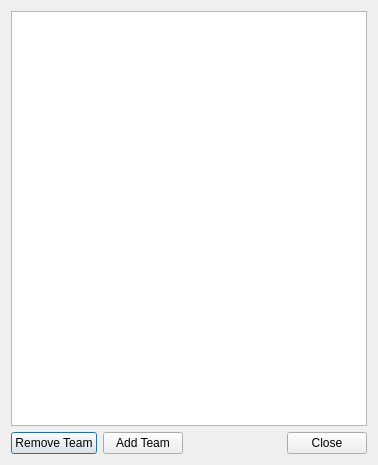
<?xml version="1.0" encoding="UTF-8"?>
<ui version="4.0">
 <class>manageTeams</class>
 <widget class="QDialog" name="manageTeams">
  <property name="geometry">
   <rect>
    <x>0</x>
    <y>0</y>
    <width>378</width>
    <height>465</height>
   </rect>
  </property>
  <property name="windowTitle">
   <string>Dialog</string>
  </property>
  <layout class="QVBoxLayout" name="verticalLayout_2">
   <item>
    <layout class="QVBoxLayout" name="verticalLayout">
     <item>
      <widget class="QTableView" name="tableTeamView">
       <property name="selectionBehavior">
        <enum>QAbstractItemView::SelectRows</enum>
       </property>
       <property name="sortingEnabled">
        <bool>true</bool>
       </property>
      </widget>
     </item>
     <item>
      <layout class="QHBoxLayout" name="horizontalLayout">
       <item>
        <widget class="QPushButton" name="butRemoveTeam">
         <property name="text">
          <string>Remove Team</string>
         </property>
        </widget>
       </item>
       <item>
        <widget class="QPushButton" name="butAddTeam">
         <property name="text">
          <string>Add Team</string>
         </property>
        </widget>
       </item>
       <item>
        <spacer name="horizontalSpacer">
         <property name="orientation">
          <enum>Qt::Horizontal</enum>
         </property>
         <property name="sizeHint" stdset="0">
          <size>
           <width>40</width>
           <height>20</height>
          </size>
         </property>
        </spacer>
       </item>
       <item>
        <widget class="QPushButton" name="butClose">
         <property name="text">
          <string>Close</string>
         </property>
        </widget>
       </item>
      </layout>
     </item>
    </layout>
   </item>
  </layout>
 </widget>
 <resources/>
 <connections/>
</ui>
